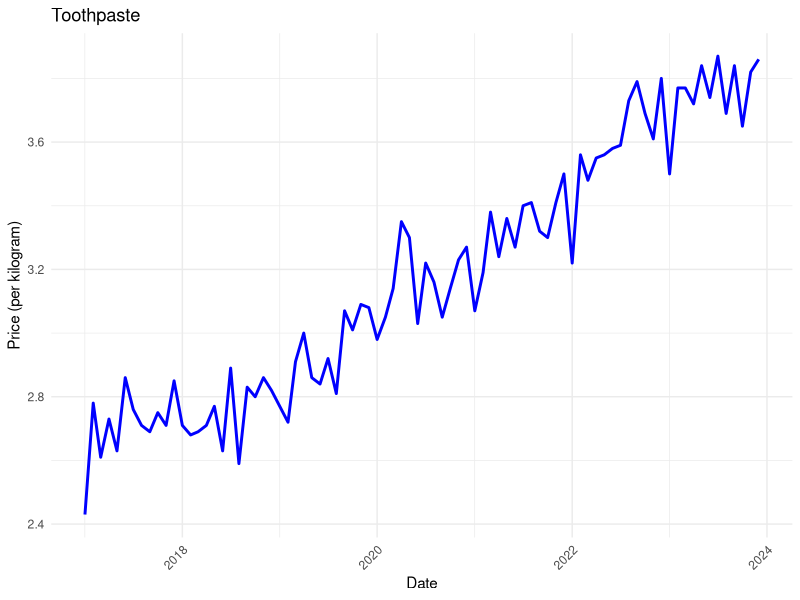
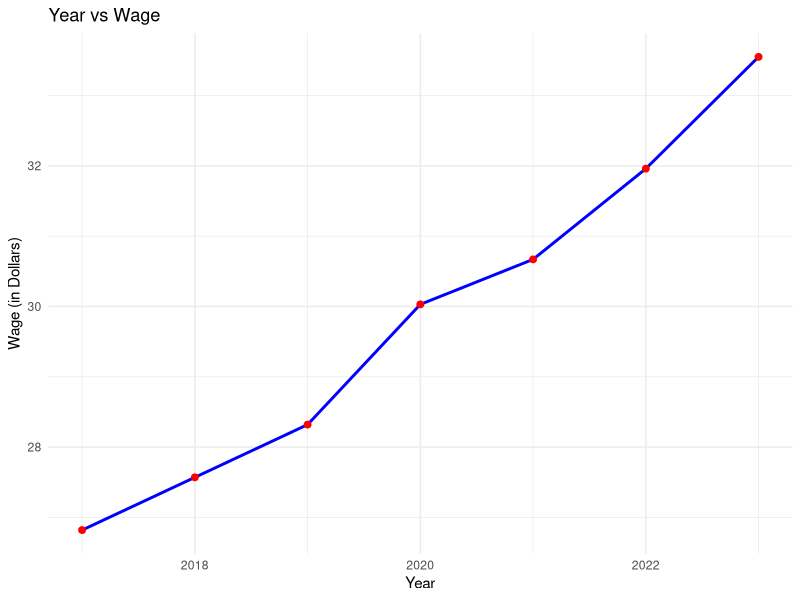
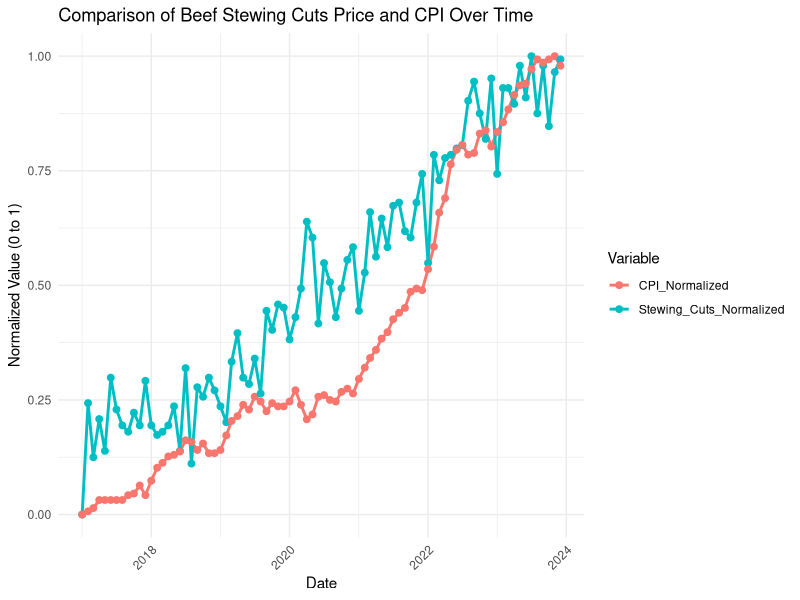
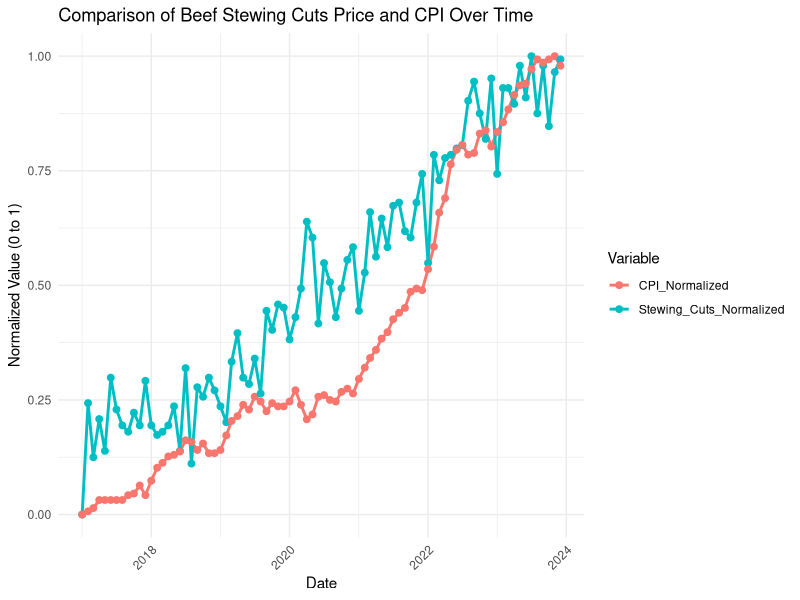
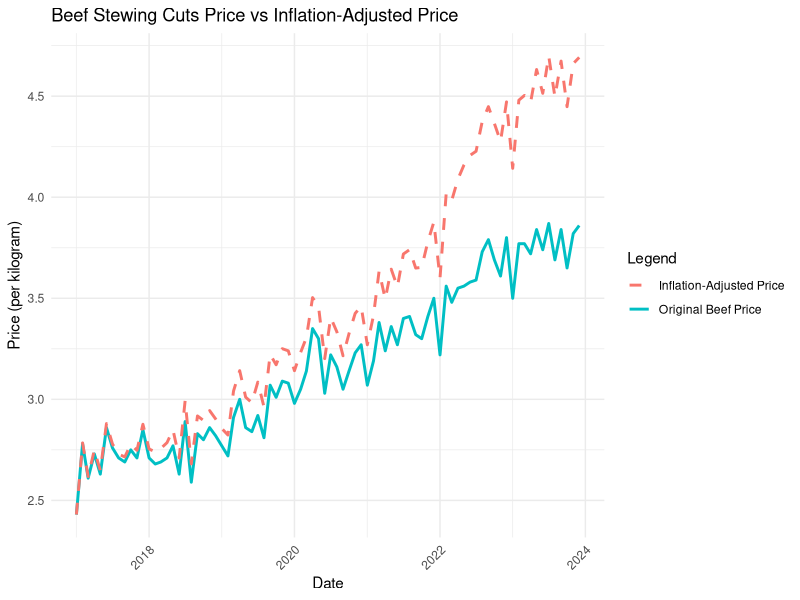

Write the R code that produced these figures, in order.
## ---- chunk 1
#| include: false
#| message: false
#| warning: false

library(tidyverse)

grocery_data <- read.csv("../data/02-analysis_data/grocery_data.csv")
inflation_data <- read.csv("../data/02-analysis_data/inflation_data.csv")
avg_wage_data <- read.csv("../data/02-analysis_data/avg_wage_data.csv")
inflation_wage_data <- read.csv("../data/02-analysis_data/inflation_wage_data.csv")
## ---- chunk 2


## ---- chunk 3
grocery_data <- grocery_data %>%
  mutate(Date = as.Date(paste(year, month, "01", sep = "-"))) # Assuming "01" for the day
grocery_data
# Plot the data ordered by Date
ggplot(grocery_data, aes(x = Date, y = Toothpaste._100_millilitres_5)) +
  geom_line(color = "blue", size = 1) +  # Add a line plot
  labs(
    title = "Toothpaste",
    x = "Date",
    y = "Price (per kilogram)"
  ) +
  theme_minimal() +
  theme(axis.text.x = element_text(angle = 45, hjust = 1))

## ---- chunk 4
ggplot(avg_wage_data, aes(x = year, y = Wage)) +
  geom_line(color = "blue", size = 1) +  # Line plot
  geom_point(color = "red", size = 2) +  # Points on the line
  labs(
    title = "Year vs Wage",
    x = "Year",
    y = "Wage (in Dollars)"
  ) +
  theme_minimal()  # Use a clean theme

## ---- chunk 5
library(ggplot2)
library(dplyr)
library(tidyr)

# Step 1: Normalize the variables for comparison
grocery_data <- grocery_data %>%
  mutate(
    Stewing_Cuts_Normalized = (Toothpaste._100_millilitres_5 - min(Toothpaste._100_millilitres_5)) /
                              (max(Toothpaste._100_millilitres_5) - min(Toothpaste._100_millilitres_5)),
    CPI_Normalized = (CPI - min(CPI)) / (max(CPI) - min(CPI))
  )

# Step 2: Reshape the data to long format
grocery_data_long <- grocery_data %>%
  pivot_longer(
    cols = c(Stewing_Cuts_Normalized, CPI_Normalized), # Add variables to compare
    names_to = "Variable",
    values_to = "Value"
  )

# Step 3: Plot both variables on the same y-axis
ggplot(grocery_data_long, aes(x = Date, y = Value, color = Variable, group = Variable)) +
  geom_line(size = 1) +
  geom_point(size = 2) +
  labs(
    title = "Comparison of Beef Stewing Cuts Price and CPI Over Time",
    x = "Date",
    y = "Normalized Value (0 to 1)"
  ) +
  theme_minimal() +
  theme(axis.text.x = element_text(angle = 45, hjust = 1))

## ---- chunk 6
# Step 1: Normalize the variables for comparison
grocery_data <- grocery_data %>%
  mutate(
    Stewing_Cuts_Normalized = (Toothpaste._100_millilitres_5 - min(Toothpaste._100_millilitres_5)) /
                              (max(Toothpaste._100_millilitres_5) - min(Toothpaste._100_millilitres_5)),
    CPI_Normalized = (CPI - min(CPI)) / (max(CPI) - min(CPI))
  )

# Step 2: Reshape the data to long format
grocery_data_long <- grocery_data %>%
  pivot_longer(
    cols = c(Stewing_Cuts_Normalized, CPI_Normalized), # Add variables to compare
    names_to = "Variable",
    values_to = "Value"
  )

# Step 3: Plot both variables on the same y-axis
ggplot(grocery_data_long, aes(x = Date, y = Value, color = Variable, group = Variable)) +
  geom_line(size = 1) +
  geom_point(size = 2) +
  labs(
    title = "Comparison of Beef Stewing Cuts Price and CPI Over Time",
    x = "Date",
    y = "Normalized Value (0 to 1)"
  ) +
  theme_minimal() +
  theme(axis.text.x = element_text(angle = 45, hjust = 1))


## ---- chunk 7
library(dplyr)
library(ggplot2)

# Assuming `CPI_Percentage` is the inflation rate in percentage (e.g., 0.02 for 2%)
# Step 1: Create the inflation-adjusted price column
grocery_data <- grocery_data %>%
  mutate(
    Inflation_Rate = (CPI - lag(CPI, default = first(CPI))) / lag(CPI, default = first(CPI)), # Calculate monthly inflation
    Inflation_Rate = replace_na(Inflation_Rate, 0), # Handle any NA values
    Adjusted_Beef_Price = Toothpaste._100_millilitres_5 *
                          cumprod(1 + Inflation_Rate) # Cumulatively apply inflation
  )

# Step 2: Plot both the original and adjusted prices
ggplot(grocery_data, aes(x = Date)) +
  geom_line(aes(y = Toothpaste._100_millilitres_5, color = "Original Beef Price"), size = 1) +
  geom_line(aes(y = Adjusted_Beef_Price, color = "Inflation-Adjusted Price"), size = 1, linetype = "dashed") +
  labs(
    title = "Beef Stewing Cuts Price vs Inflation-Adjusted Price",
    x = "Date",
    y = "Price (per kilogram)",
    color = "Legend"
  ) +
  theme_minimal() +
  theme(axis.text.x = element_text(angle = 45, hjust = 1))


